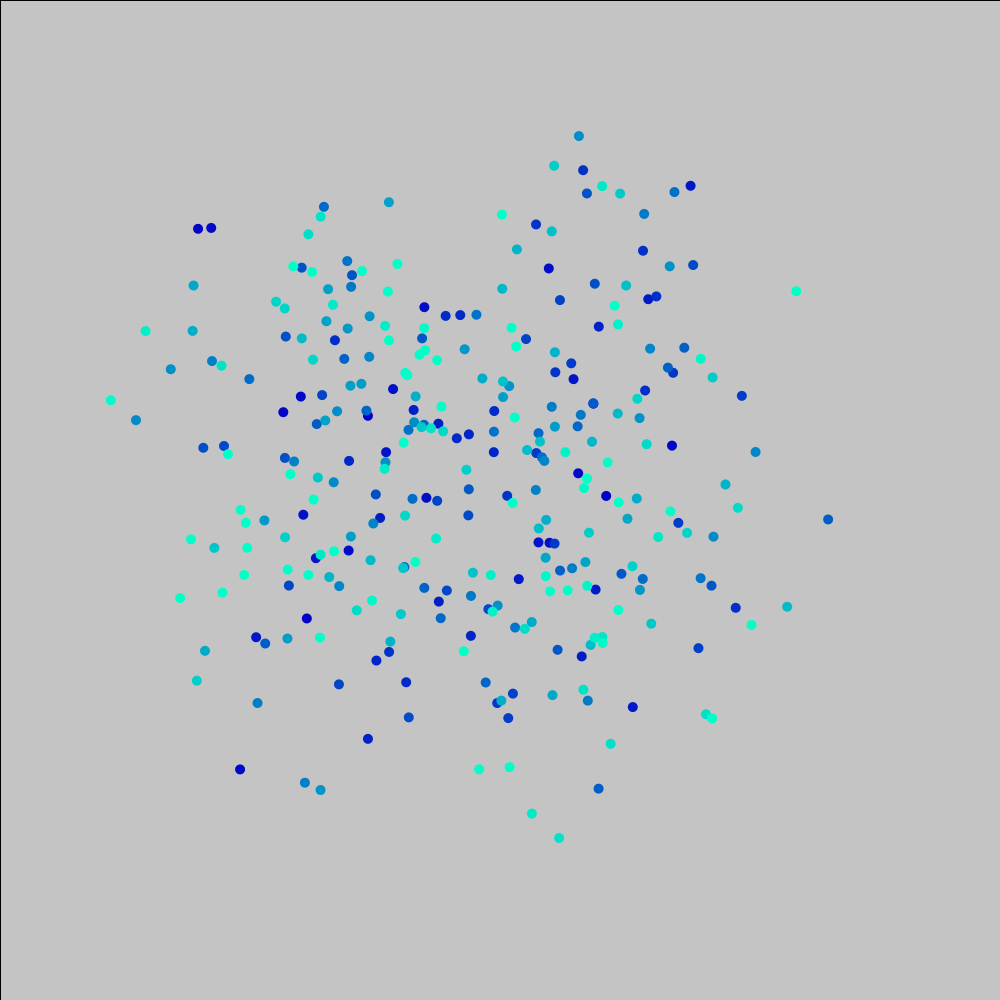
Frame 1 (no input)
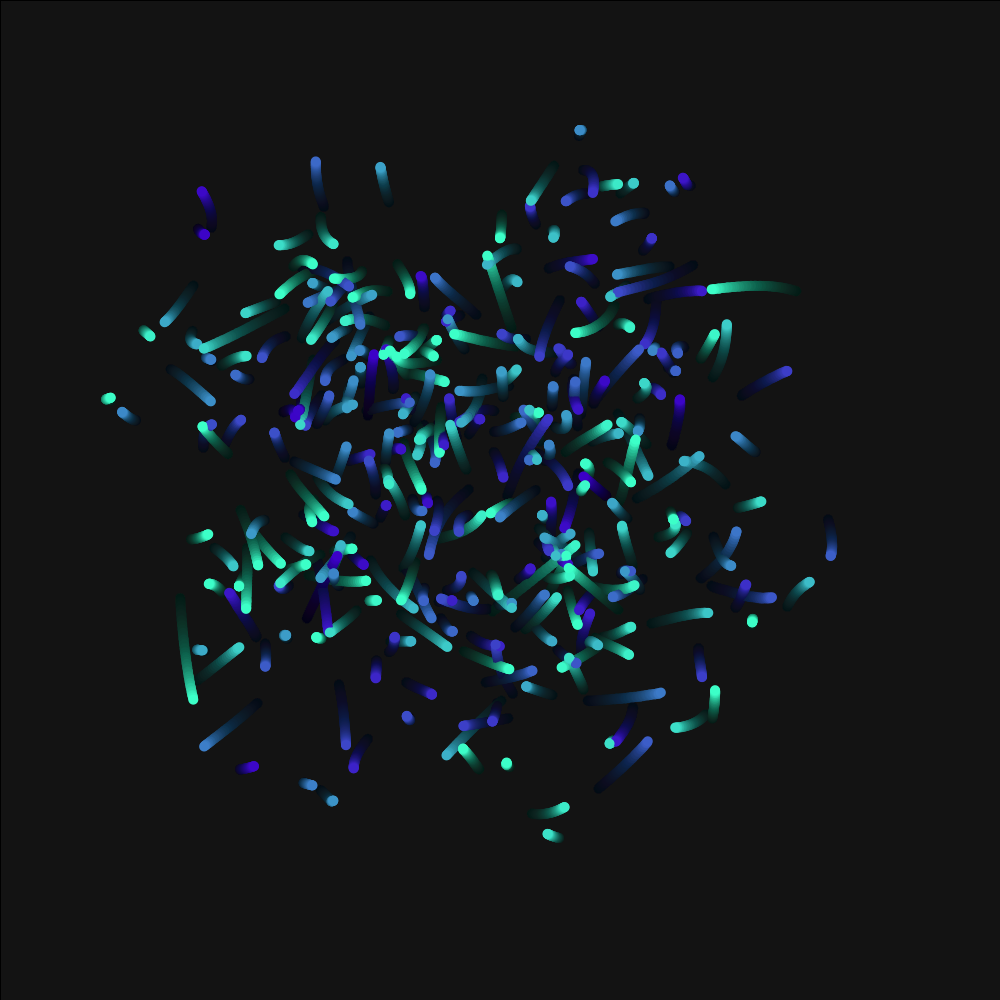
Frame 60 (the mouse pressed at the canvas centre just before this capture)
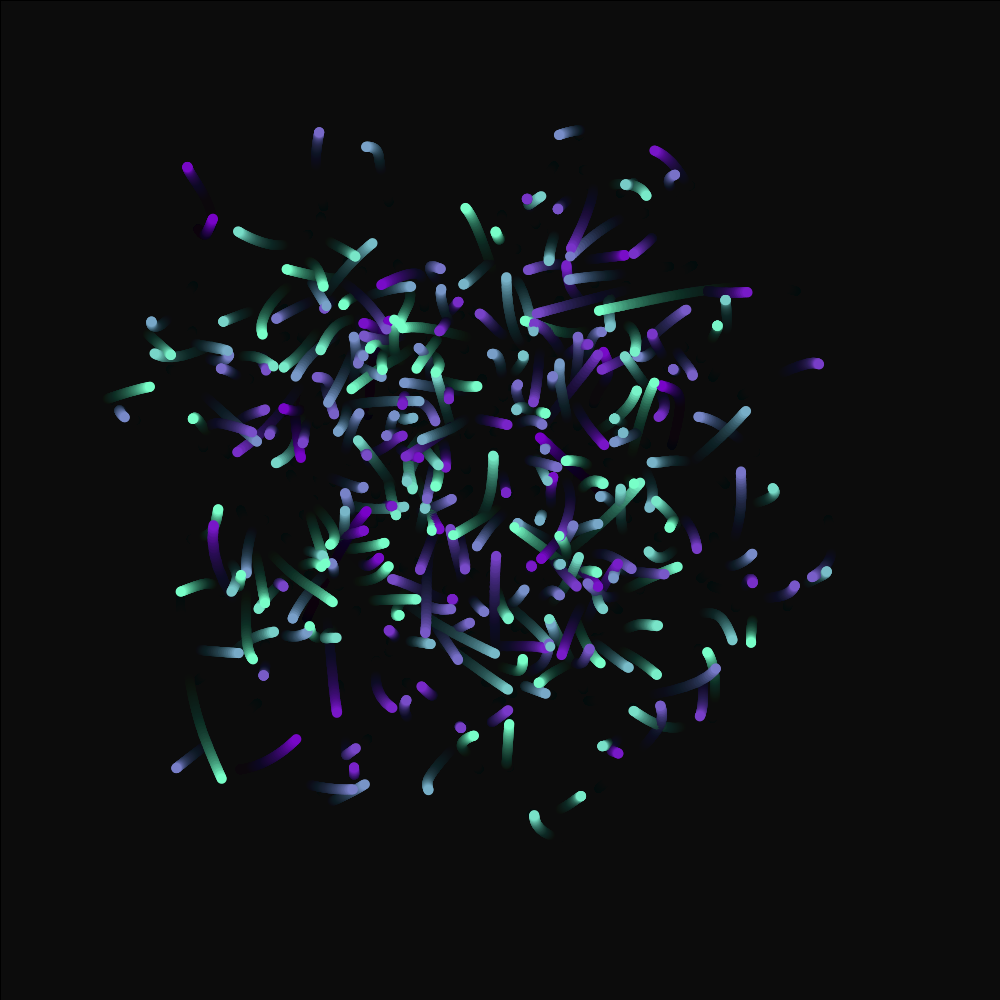
Frame 120 (the mouse held since frame 60 and released just before this capture)

The Processing sketch that drew these frames (run headless with seeded random() and noise(); from frame 60 on, the mouse is pressed at the canvas centre):

// Processing sketch: MagicWorms
// ── MagicWorms.pde
 float frequency = .001;
float noiseInterval = PI; 


void setup()
{
  size(1000, 1000);
}


void draw()
{ 
  makeMagical();


  for (int i = 0; i < 300; ++i) {
    float x=random(300);
    float y=random(300);
    x=getWormX(i);
    y=getWormY(i);
    fill(frameCount, i, 200);
    ellipse(x, y, 10, 10);
  }
}


void makeMagical() {
  fill( 0, 0, 0, 10 );
  rect(0, 0, width, height);
  noStroke();
}


float getWormX(int i) {
  return map(noise(i*noiseInterval + frameCount * frequency), 0, 1, 0, width);
}


float getWormY(int i) {
  return map(noise(i*noiseInterval+1 + frameCount * frequency), 0, 1, 0, height);
}
